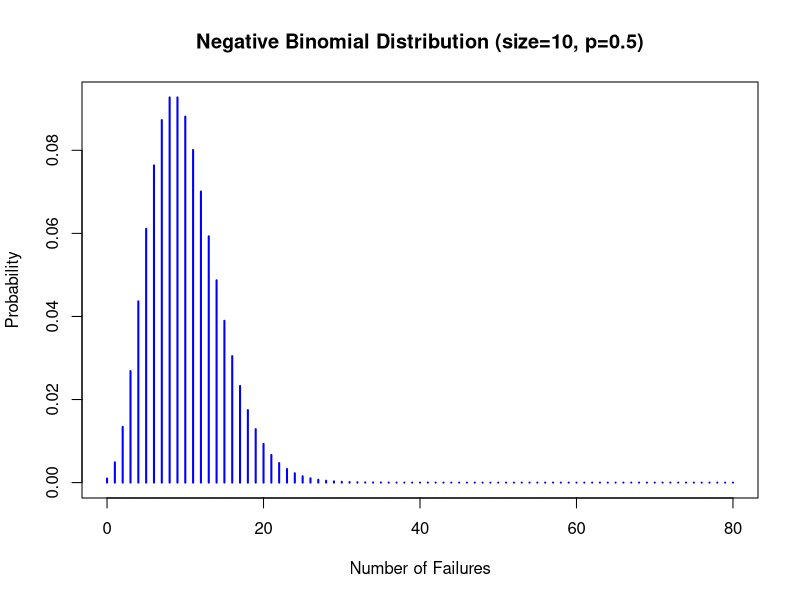

Write R code to recreate this figure.
# Filename: _051_negative_binomial_dis.R
# Title: Negative Binomial Distribution
# Author: Raghava | GitHub: @raghavtwenty
# Date Created: June 22, 2024 | Last Updated: June 22, 2024
# Language: R | Version: 4.4.0

# Description of functions:
# dnbinom: Negative binomial probability mass function (pmf)
# pnbinom: Negative binomial distribution cumulative distribution function (cdf)
# qnbinom: Negative binomial quantile function
# rnbinom: Negative binomial pseudorandom number generation

# Parameters for the negative binomial distribution
size_param = 10  # Number of successful trials
prob_param = 0.5  # Probability of success in each trial

# Define the number of failures to consider
failures = 80

# Calculate negative binomial probabilities for 0 to 'failures' number of failures
neg_binom_probabilities = dnbinom(0:failures,
    size = size_param,
    prob = prob_param
)

# Display the calculated probabilities
print(neg_binom_probabilities)

# Plot the negative binomial probabilities
plot(0:failures, neg_binom_probabilities,
    col = "blue",
    type = "h",
    lwd = 2,
    main = "Negative Binomial Distribution (size=10, p=0.5)",
    xlab = "Number of Failures",
    ylab = "Probability"
)
